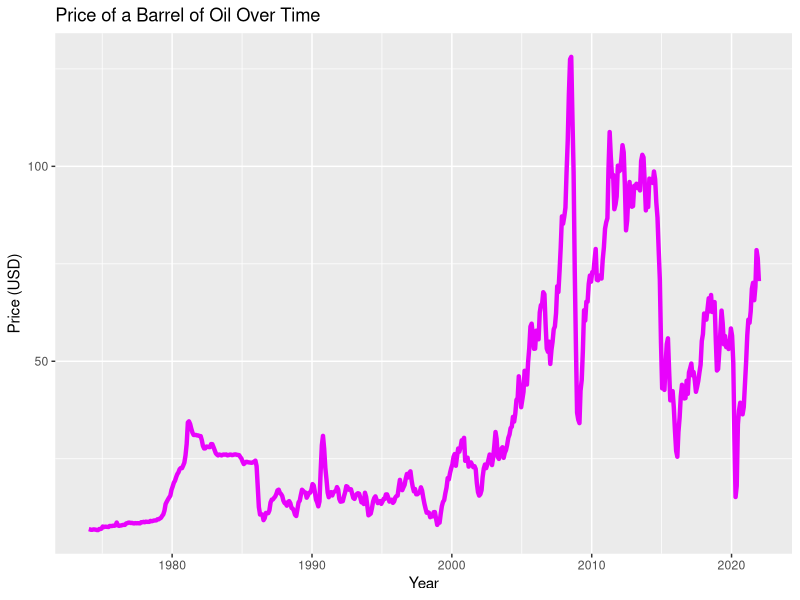
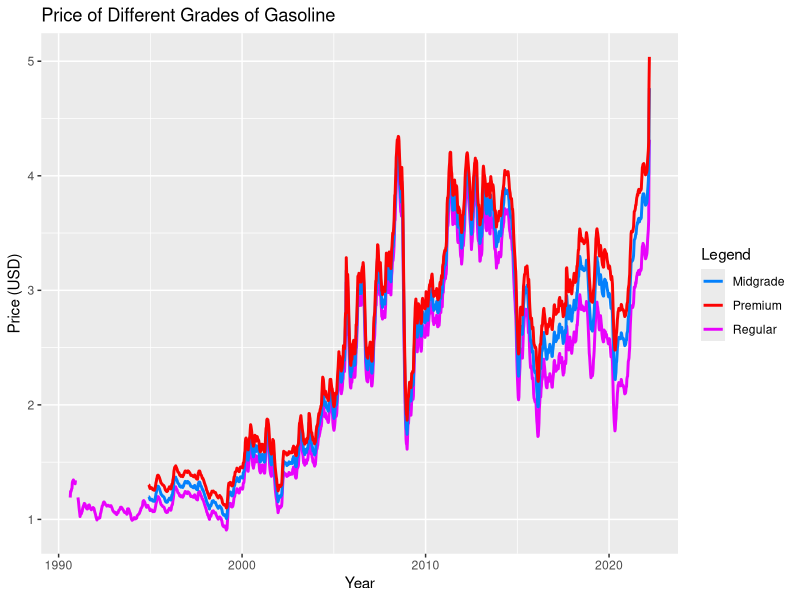
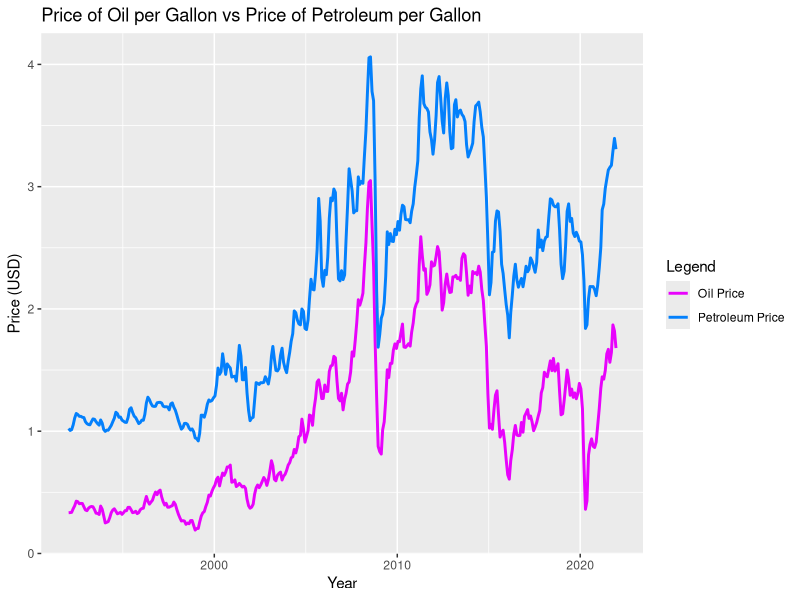
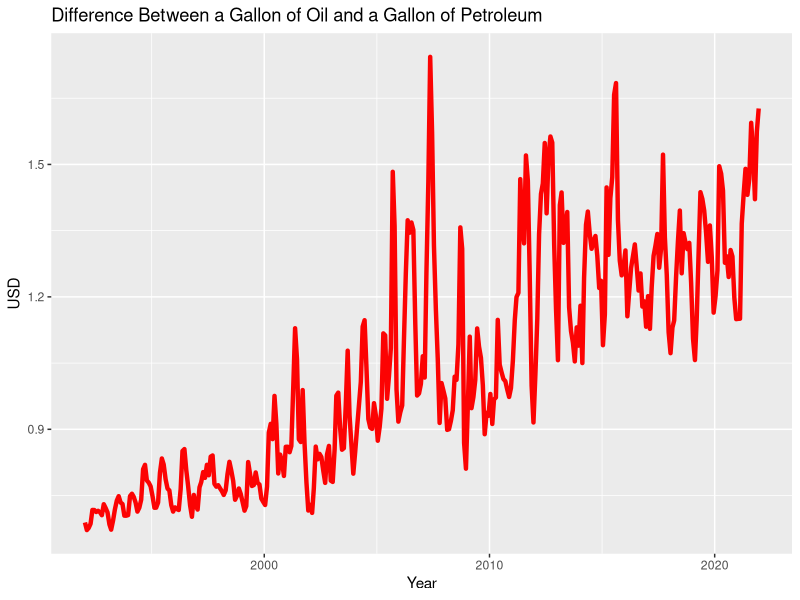

These charts were generated, in order, by the following R code:
## ---- chunk 1
#librarys needed
library(tidyverse)
library(ggplot2)
library("readxl")
library(lubridate)

#read in data
crudeOil <- read_excel("CrudeOil.xls",sheet=2,skip=2)
#make name nicer
names(crudeOil)[2] <- 'USpurchasePrice'

#read in data
petroleum <- read_excel("Petroleum.xls",sheet=2,skip=2)
#makes names nicer
names(petroleum)[5]<-'WeeklyRegularPrice' 
names(petroleum)[8]<-'WeeklyMidgradePrice' 
names(petroleum)[11]<-'WeeklyPremiumPrice' 
## ---- chunk 2
#make graph of price of barrel
ggplot(data=crudeOil)+geom_line(mapping=aes(x=Date,y=USpurchasePrice),color='#e803fc',size=1.5)+labs(title="Price of a Barrel of Oil Over Time",x="Year",y="Price (USD)")
## ---- chunk 3
#colors for later use
colors=c("Regular"='#e803fc',"Midgrade"='#0380fc',"Premium"='#fc0303')

#make graph showing different grades of gasoline
ggplot(petroleum,aes(x = Date))+
geom_line(aes(y=WeeklyRegularPrice ,color="Regular"),size=1)+
geom_line(aes(y=WeeklyMidgradePrice ,color="Midgrade"),size=1)+
geom_line(aes(y=WeeklyPremiumPrice ,color="Premium"),size=1)+
labs(title="Price of Different Grades of Gasoline",x="Year",y="Price (USD)",color="Legend")+
scale_color_manual(values=colors)
## ---- chunk 4
#calculate oil price per gallon by dividing by 42
crudeOil$gallonPrice=crudeOil[,2]/42
#isolate month
petroleum$Month<-month(petroleum$Date)
#isolate year
petroleum$Year<-year(petroleum$Date)
#make variable for later
petroleumMonthlyAverage=NULL
#loop through 1992-2021 because outside of this range is unable to be used as data is missing
for(x in 1992:2021){
#getting average monthly price of regular petoleum then storing it
temp=petroleum %>% filter(Year==x) %>% group_by(Month)%>%summarize(mean = mean(WeeklyRegularPrice))
#rbind is used for appending
petroleumMonthlyAverage=rbind(petroleumMonthlyAverage,temp)
}
#cbind is used for appending
monthlyPrices=crudeOil %>% select(Date,gallonPrice) %>% filter(year(crudeOil$Date)>1991)
monthlyPrices=cbind(monthlyPrices,petroleumMonthlyAverage$mean)

#need to be unlisted in order to graph with them
monthlyPrices$gallonPrice=unlist(monthlyPrices$gallonPrice)
monthlyPrices$petroleumMonthlyAverage=unlist(monthlyPrices$petroleumMonthlyAverage)

#colors for later use
colors2=c("Oil Price"='#e803fc',"Petroleum Price"='#0380fc')
#make graph
ggplot(monthlyPrices,aes(x = Date))+
geom_line(aes(y=gallonPrice ,color="Oil Price"),size=1)+
geom_line(aes(y=petroleumMonthlyAverage ,color="Petroleum Price"),size=1)+
labs(title="Price of Oil per Gallon vs Price of Petroleum per Gallon",x="Year",y="Price (USD)",color="Legend")+
scale_color_manual(values=colors2)
## ---- chunk 5
#calculate difference
monthlyPrices$profit=monthlyPrices[,4]-monthlyPrices[,2]
#graph differnce
ggplot(data=monthlyPrices)+geom_line(mapping=aes(x=Date,y=profit),color='#fc0303',size=1.5)+labs(title="Difference Between a Gallon of Oil and a Gallon of Petroleum",x="Year",y="USD")
